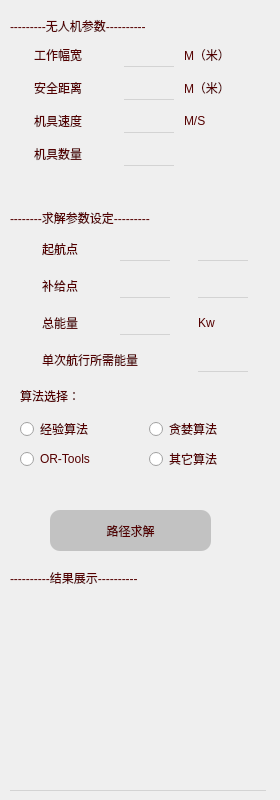
    <widget class="QWidget" name="tab_3">
     <attribute name="title">
      <string>无人机</string>
     </attribute>
     <widget class="QWidget" name="gridLayoutWidget_4">
      <property name="geometry">
       <rect>
        <x>30</x>
        <y>40</y>
        <width>218</width>
        <height>131</height>
       </rect>
      </property>
      <layout class="QGridLayout" name="gridLayout_4">
       <item row="2" column="0">
        <widget class="QLabel" name="label_32">
         <property name="minimumSize">
          <size>
           <width>70</width>
           <height>0</height>
          </size>
         </property>
         <property name="styleSheet">
          <string notr="true">color:rgb(85, 0, 0);
font: 10pt &quot;宋体&quot;;</string>
         </property>
         <property name="text">
          <string>机具速度</string>
         </property>
        </widget>
       </item>
       <item row="2" column="2">
        <widget class="QLabel" name="label_39">
         <property name="maximumSize">
          <size>
           <width>60</width>
           <height>16777215</height>
          </size>
         </property>
         <property name="styleSheet">
          <string notr="true">color:rgb(85, 0, 0);
font: 10pt &quot;宋体&quot;;</string>
         </property>
         <property name="text">
          <string>M/S</string>
         </property>
        </widget>
       </item>
       <item row="1" column="2">
        <widget class="QLabel" name="label_37">
         <property name="maximumSize">
          <size>
           <width>60</width>
           <height>16777215</height>
          </size>
         </property>
         <property name="styleSheet">
          <string notr="true">color:rgb(85, 0, 0);
font: 10pt &quot;宋体&quot;;</string>
         </property>
         <property name="text">
          <string>M（米）</string>
         </property>
        </widget>
       </item>
       <item row="1" column="0">
        <widget class="QLabel" name="label_19">
         <property name="styleSheet">
          <string notr="true">color:rgb(85, 0, 0);
font: 10pt &quot;宋体&quot;;</string>
         </property>
         <property name="text">
          <string>安全距离</string>
         </property>
        </widget>
       </item>
       <item row="0" column="0">
        <widget class="QLabel" name="label_18">
         <property name="maximumSize">
          <size>
           <width>80</width>
           <height>16777215</height>
          </size>
         </property>
         <property name="styleSheet">
          <string notr="true">color:rgb(85, 0, 0);
font: 10pt &quot;宋体&quot;;</string>
         </property>
         <property name="text">
          <string>工作幅宽</string>
         </property>
        </widget>
       </item>
       <item row="3" column="0">
        <widget class="QLabel" name="label_17">
         <property name="minimumSize">
          <size>
           <width>70</width>
           <height>0</height>
          </size>
         </property>
         <property name="styleSheet">
          <string notr="true">color:rgb(85, 0, 0);
font: 10pt &quot;宋体&quot;;</string>
         </property>
         <property name="text">
          <string>机具数量</string>
         </property>
        </widget>
       </item>
       <item row="0" column="2">
        <widget class="QLabel" name="label_36">
         <property name="maximumSize">
          <size>
           <width>60</width>
           <height>16777215</height>
          </size>
         </property>
         <property name="styleSheet">
          <string notr="true">color:rgb(85, 0, 0);
font: 10pt &quot;宋体&quot;;</string>
         </property>
         <property name="text">
          <string>M（米）</string>
         </property>
        </widget>
       </item>
       <item row="0" column="1">
        <widget class="QLineEdit" name="lineEdit_5">
         <property name="minimumSize">
          <size>
           <width>0</width>
           <height>25</height>
          </size>
         </property>
         <property name="maximumSize">
          <size>
           <width>50</width>
           <height>16777215</height>
          </size>
         </property>
         <property name="styleSheet">
          <string notr="true">background-color: transparent;
color: rgb(0, 0, 0);
border: none;
border-bottom: 1px solid lightgray;</string>
         </property>
         <property name="text">
          <string/>
         </property>
        </widget>
       </item>
       <item row="1" column="1">
        <widget class="QLineEdit" name="lineEdit_6">
         <property name="minimumSize">
          <size>
           <width>0</width>
           <height>25</height>
          </size>
         </property>
         <property name="maximumSize">
          <size>
           <width>50</width>
           <height>16777215</height>
          </size>
         </property>
         <property name="styleSheet">
          <string notr="true">background-color: transparent;
color: rgb(0, 0, 0);
border: none;
border-bottom: 1px solid lightgray;</string>
         </property>
         <property name="text">
          <string/>
         </property>
        </widget>
       </item>
       <item row="2" column="1">
        <widget class="QLineEdit" name="lineEdit_7">
         <property name="minimumSize">
          <size>
           <width>0</width>
           <height>25</height>
          </size>
         </property>
         <property name="maximumSize">
          <size>
           <width>50</width>
           <height>16777215</height>
          </size>
         </property>
         <property name="styleSheet">
          <string notr="true">background-color: transparent;
color: rgb(0, 0, 0);
border: none;
border-bottom: 1px solid lightgray;</string>
         </property>
         <property name="text">
          <string/>
         </property>
        </widget>
       </item>
       <item row="3" column="1">
        <widget class="QLineEdit" name="lineEdit_8">
         <property name="minimumSize">
          <size>
           <width>0</width>
           <height>25</height>
          </size>
         </property>
         <property name="maximumSize">
          <size>
           <width>50</width>
           <height>16777215</height>
          </size>
         </property>
         <property name="styleSheet">
          <string notr="true">background-color: transparent;
color: rgb(0, 0, 0);
border: none;
border-bottom: 1px solid lightgray;</string>
         </property>
         <property name="text">
          <string/>
         </property>
        </widget>
       </item>
      </layout>
     </widget>
     <widget class="QLabel" name="label_20">
      <property name="geometry">
       <rect>
        <x>10</x>
        <y>210</y>
        <width>261</width>
        <height>16</height>
       </rect>
      </property>
      <property name="styleSheet">
       <string notr="true">color:rgb(85, 0, 0);
font: 11pt &quot;宋体&quot;;</string>
      </property>
      <property name="text">
       <string>--------求解参数设定---------</string>
      </property>
     </widget>
     <widget class="QWidget" name="gridLayoutWidget_5">
      <property name="geometry">
       <rect>
        <x>20</x>
        <y>380</y>
        <width>251</width>
        <height>91</height>
       </rect>
      </property>
      <layout class="QGridLayout" name="gridLayout_5">
       <item row="1" column="0">
        <widget class="QRadioButton" name="radioButton">
         <property name="styleSheet">
          <string notr="true">color:rgb(85, 0, 0);
font: 10pt &quot;宋体&quot;;</string>
         </property>
         <property name="text">
          <string>经验算法</string>
         </property>
        </widget>
       </item>
       <item row="1" column="1">
        <widget class="QRadioButton" name="radioButton_2">
         <property name="styleSheet">
          <string notr="true">color:rgb(85, 0, 0);
font: 10pt &quot;宋体&quot;;</string>
         </property>
         <property name="text">
          <string>贪婪算法</string>
         </property>
        </widget>
       </item>
       <item row="2" column="1">
        <widget class="QRadioButton" name="radioButton_4">
         <property name="styleSheet">
          <string notr="true">color:rgb(85, 0, 0);
font: 10pt &quot;宋体&quot;;</string>
         </property>
         <property name="text">
          <string>其它算法</string>
         </property>
        </widget>
       </item>
       <item row="2" column="0">
        <widget class="QRadioButton" name="radioButton_3">
         <property name="styleSheet">
          <string notr="true">color:rgb(85, 0, 0);
font: 10pt &quot;宋体&quot;;</string>
         </property>
         <property name="text">
          <string>OR-Tools</string>
         </property>
        </widget>
       </item>
       <item row="0" column="0" colspan="2">
        <widget class="QLabel" name="label_42">
         <property name="styleSheet">
          <string notr="true">color:rgb(85, 0, 0);
font: 11pt &quot;宋体&quot;;</string>
         </property>
         <property name="text">
          <string>算法选择：</string>
         </property>
        </widget>
       </item>
      </layout>
     </widget>
     <widget class="QLabel" name="label_21">
      <property name="geometry">
       <rect>
        <x>10</x>
        <y>10</y>
        <width>261</width>
        <height>31</height>
       </rect>
      </property>
      <property name="styleSheet">
       <string notr="true">color:rgb(85, 0, 0);
font: 11pt &quot;宋体&quot;;</string>
      </property>
      <property name="text">
       <string>---------无人机参数----------</string>
      </property>
     </widget>
     <widget class="QLabel" name="label_22">
      <property name="geometry">
       <rect>
        <x>10</x>
        <y>570</y>
        <width>261</width>
        <height>16</height>
       </rect>
      </property>
      <property name="styleSheet">
       <string notr="true">color:rgb(85, 0, 0);
font: 11pt &quot;宋体&quot;;</string>
      </property>
      <property name="text">
       <string>----------结果展示----------</string>
      </property>
     </widget>
     <widget class="QTextBrowser" name="textBrowser_3">
      <property name="geometry">
       <rect>
        <x>10</x>
        <y>610</y>
        <width>256</width>
        <height>181</height>
       </rect>
      </property>
      <property name="styleSheet">
       <string notr="true">background-color: transparent;
color: rgb(0, 0, 0);
border: none;
border-bottom: 1px solid lightgray;</string>
      </property>
     </widget>
     <widget class="QWidget" name="gridLayoutWidget_8">
      <property name="geometry">
       <rect>
        <x>20</x>
        <y>230</y>
        <width>251</width>
        <height>148</height>
       </rect>
      </property>
      <layout class="QGridLayout" name="gridLayout_8">
       <item row="0" column="1">
        <widget class="QLineEdit" name="lineEdit_9">
         <property name="minimumSize">
          <size>
           <width>0</width>
           <height>25</height>
          </size>
         </property>
         <property name="maximumSize">
          <size>
           <width>50</width>
           <height>16777215</height>
          </size>
         </property>
         <property name="styleSheet">
          <string notr="true">background-color: transparent;
color: rgb(0, 0, 0);
border: none;
border-bottom: 1px solid lightgray;</string>
         </property>
         <property name="text">
          <string/>
         </property>
        </widget>
       </item>
       <item row="2" column="0">
        <widget class="QLabel" name="label_35">
         <property name="maximumSize">
          <size>
           <width>50</width>
           <height>16777215</height>
          </size>
         </property>
         <property name="styleSheet">
          <string notr="true">color:rgb(85, 0, 0);
font: 10pt &quot;宋体&quot;;</string>
         </property>
         <property name="text">
          <string>总能量</string>
         </property>
        </widget>
       </item>
       <item row="0" column="0">
        <widget class="QLabel" name="label_33">
         <property name="maximumSize">
          <size>
           <width>80</width>
           <height>16777215</height>
          </size>
         </property>
         <property name="styleSheet">
          <string notr="true">color:rgb(85, 0, 0);
font: 10pt &quot;宋体&quot;;</string>
         </property>
         <property name="text">
          <string>起航点</string>
         </property>
        </widget>
       </item>
       <item row="2" column="2">
        <widget class="QLabel" name="label_40">
         <property name="maximumSize">
          <size>
           <width>50</width>
           <height>16777215</height>
          </size>
         </property>
         <property name="styleSheet">
          <string notr="true">color:rgb(85, 0, 0);
font: 10pt &quot;宋体&quot;;</string>
         </property>
         <property name="text">
          <string>Kw</string>
         </property>
        </widget>
       </item>
       <item row="1" column="2">
        <widget class="QLineEdit" name="lineEdit_12">
         <property name="minimumSize">
          <size>
           <width>0</width>
           <height>25</height>
          </size>
         </property>
         <property name="maximumSize">
          <size>
           <width>50</width>
           <height>16777215</height>
          </size>
         </property>
         <property name="styleSheet">
          <string notr="true">background-color: transparent;
color: rgb(0, 0, 0);
border: none;
border-bottom: 1px solid lightgray;</string>
         </property>
         <property name="text">
          <string/>
         </property>
        </widget>
       </item>
       <item row="0" column="2">
        <widget class="QLineEdit" name="lineEdit_10">
         <property name="minimumSize">
          <size>
           <width>0</width>
           <height>25</height>
          </size>
         </property>
         <property name="maximumSize">
          <size>
           <width>50</width>
           <height>16777215</height>
          </size>
         </property>
         <property name="styleSheet">
          <string notr="true">background-color: transparent;
color: rgb(0, 0, 0);
border: none;
border-bottom: 1px solid lightgray;</string>
         </property>
         <property name="text">
          <string/>
         </property>
        </widget>
       </item>
       <item row="5" column="0" colspan="2">
        <widget class="QLabel" name="label_38">
         <property name="maximumSize">
          <size>
           <width>150</width>
           <height>16777215</height>
          </size>
         </property>
         <property name="styleSheet">
          <string notr="true">color:rgb(85, 0, 0);
font: 10pt &quot;宋体&quot;;</string>
         </property>
         <property name="text">
          <string>单次航行所需能量</string>
         </property>
        </widget>
       </item>
       <item row="1" column="1">
        <widget class="QLineEdit" name="lineEdit_11">
         <property name="minimumSize">
          <size>
           <width>0</width>
           <height>25</height>
          </size>
         </property>
         <property name="maximumSize">
          <size>
           <width>50</width>
           <height>16777215</height>
          </size>
         </property>
         <property name="styleSheet">
          <string notr="true">background-color: transparent;
color: rgb(0, 0, 0);
border: none;
border-bottom: 1px solid lightgray;</string>
         </property>
         <property name="text">
          <string/>
         </property>
        </widget>
       </item>
       <item row="2" column="1">
        <widget class="QLineEdit" name="lineEdit_13">
         <property name="minimumSize">
          <size>
           <width>0</width>
           <height>25</height>
          </size>
         </property>
         <property name="maximumSize">
          <size>
           <width>50</width>
           <height>16777215</height>
          </size>
         </property>
         <property name="styleSheet">
          <string notr="true">background-color: transparent;
color: rgb(0, 0, 0);
border: none;
border-bottom: 1px solid lightgray;</string>
         </property>
         <property name="text">
          <string/>
         </property>
        </widget>
       </item>
       <item row="1" column="0">
        <widget class="QLabel" name="label_34">
         <property name="maximumSize">
          <size>
           <width>80</width>
           <height>16777215</height>
          </size>
         </property>
         <property name="styleSheet">
          <string notr="true">color:rgb(85, 0, 0);
font: 10pt &quot;宋体&quot;;</string>
         </property>
         <property name="text">
          <string>补给点</string>
         </property>
        </widget>
       </item>
       <item row="5" column="2">
        <widget class="QLineEdit" name="lineEdit_14">
         <property name="minimumSize">
          <size>
           <width>0</width>
           <height>25</height>
          </size>
         </property>
         <property name="maximumSize">
          <size>
           <width>50</width>
           <height>16777215</height>
          </size>
         </property>
         <property name="styleSheet">
          <string notr="true">background-color: transparent;
color: rgb(0, 0, 0);
border: none;
border-bottom: 1px solid lightgray;</string>
         </property>
         <property name="text">
          <string/>
         </property>
        </widget>
       </item>
      </layout>
     </widget>
     <widget class="QPushButton" name="pushButton_3">
      <property name="geometry">
       <rect>
        <x>50</x>
        <y>510</y>
        <width>161</width>
        <height>41</height>
       </rect>
      </property>
      <property name="styleSheet">
       <string notr="true">QPushButton {
background-color: rgb(194, 194, 194);
	font: 12pt &quot;宋体&quot;;
color:rgb(85, 0, 0);
border-radius: 10px;
}
QPushButton:hover {
background-color: rgb(232, 232, 232);
}
QPushButton:pressed {
background-color: rgb(129, 129, 129);
}</string>
      </property>
      <property name="text">
       <string>路径求解</string>
      </property>
     </widget>
    </widget>
